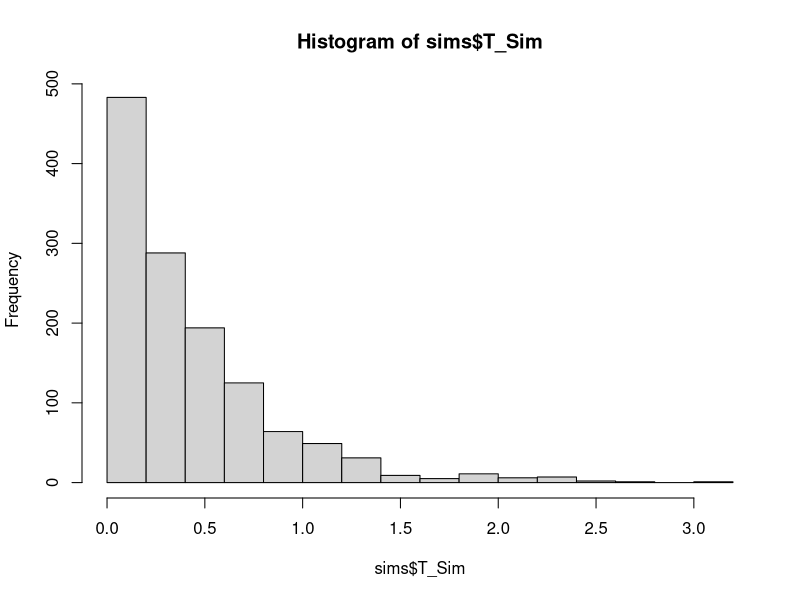
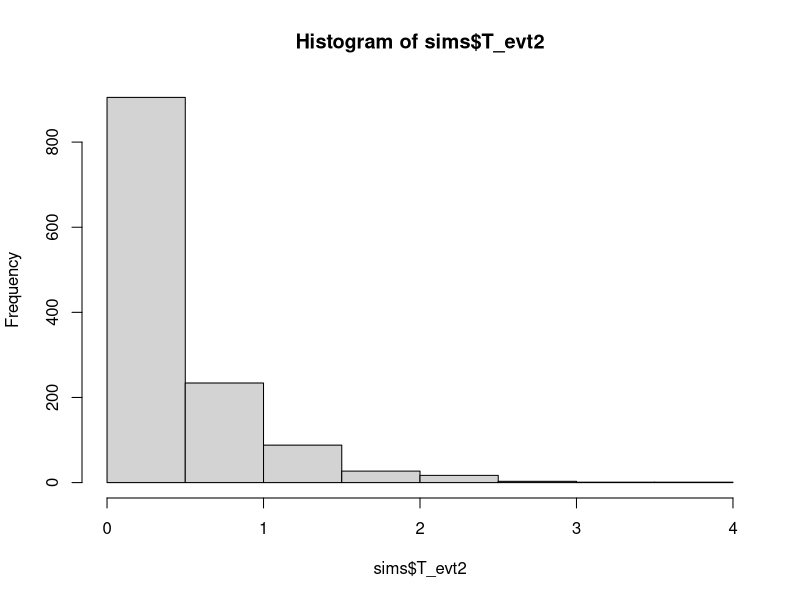
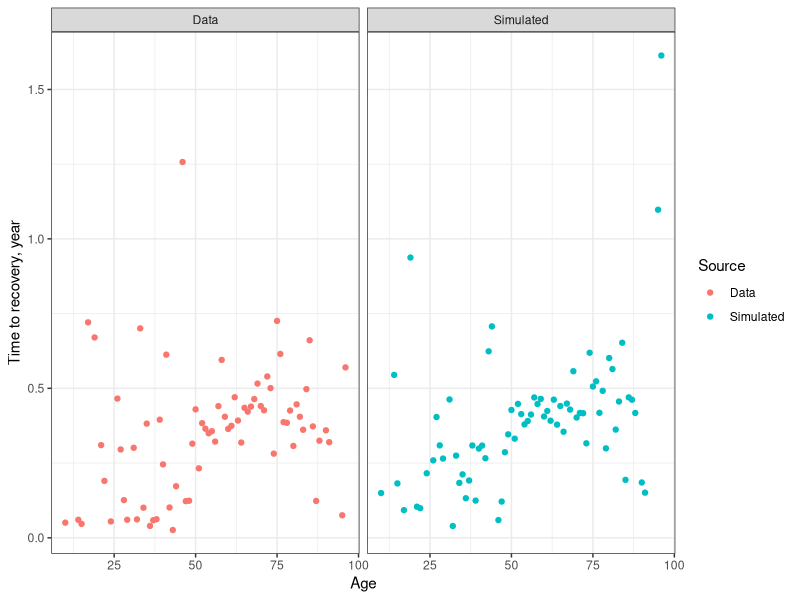

Generate these figures, in order, with R:
library(tidyverse)

theme_set(theme_bw())




dat <- read_csv(here::here("data", "tte_uk.csv")) %>% 
  filter(T_evt2 > 0)


pars_tte <- read_csv(here::here("posteriors", "post_time2zero_age.csv")) %>% 
  mutate(Key = 1:n())


sims <- dat %>% 
  mutate(
    Key = sample(pars_tte$Key, n(), rep = T)
  ) %>% 
  left_join(pars_tte) %>% 
  mutate(
    rate = (r0 * exp(Age * ba1)),
    T_Sim = rexp(n(), rate)
  )


hist(sims$T_Sim)
hist(sims$T_evt2)

g_tte <- sims %>% 
  group_by(Age) %>% 
  summarise(
    Data = mean(T_evt2),
    Simulated = mean(T_Sim)
  ) %>% 
  pivot_longer(-Age, names_to = "Source") %>% 
  ggplot() +
  geom_point(aes(x = Age, y = value, colour = Source)) +
  scale_y_continuous("Time to recovery, year") +
  facet_grid(.~Source)


ggsave(g_tte, filename = here::here("docs", "figs", "g_sim_tte.png"), width = 7, height = 4)


